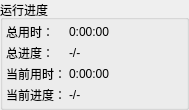
<?xml version="1.0" encoding="UTF-8"?>
<ui version="4.0">
 <class>Form</class>
 <widget class="QWidget" name="Form">
  <property name="geometry">
   <rect>
    <x>0</x>
    <y>0</y>
    <width>189</width>
    <height>97</height>
   </rect>
  </property>
  <property name="windowTitle">
   <string>Form</string>
  </property>
  <layout class="QHBoxLayout" name="horizontalLayout">
   <property name="spacing">
    <number>0</number>
   </property>
   <property name="leftMargin">
    <number>0</number>
   </property>
   <property name="topMargin">
    <number>0</number>
   </property>
   <property name="rightMargin">
    <number>0</number>
   </property>
   <property name="bottomMargin">
    <number>0</number>
   </property>
   <item>
    <widget class="QGroupBox" name="groupBox">
     <property name="title">
      <string>运行进度</string>
     </property>
     <layout class="QGridLayout" name="gridLayout" columnstretch="0,1">
      <property name="leftMargin">
       <number>3</number>
      </property>
      <property name="topMargin">
       <number>3</number>
      </property>
      <property name="rightMargin">
       <number>3</number>
      </property>
      <property name="bottomMargin">
       <number>3</number>
      </property>
      <property name="spacing">
       <number>3</number>
      </property>
      <item row="0" column="0">
       <widget class="QLabel" name="label">
        <property name="text">
         <string>总用时：</string>
        </property>
       </widget>
      </item>
      <item row="0" column="1">
       <widget class="QLabel" name="label_runtime_total">
        <property name="text">
         <string>0:00:00</string>
        </property>
       </widget>
      </item>
      <item row="1" column="0">
       <widget class="QLabel" name="label_3">
        <property name="text">
         <string>总进度：</string>
        </property>
       </widget>
      </item>
      <item row="1" column="1">
       <widget class="QLabel" name="label_schedule_total">
        <property name="text">
         <string>-/-</string>
        </property>
       </widget>
      </item>
      <item row="2" column="0">
       <widget class="QLabel" name="label_5">
        <property name="text">
         <string>当前用时：</string>
        </property>
       </widget>
      </item>
      <item row="2" column="1">
       <widget class="QLabel" name="label_runtime_step">
        <property name="text">
         <string>0:00:00</string>
        </property>
       </widget>
      </item>
      <item row="3" column="0">
       <widget class="QLabel" name="label_7">
        <property name="text">
         <string>当前进度：</string>
        </property>
       </widget>
      </item>
      <item row="3" column="1">
       <widget class="QLabel" name="label_schedule_step">
        <property name="text">
         <string>-/-</string>
        </property>
       </widget>
      </item>
     </layout>
    </widget>
   </item>
  </layout>
 </widget>
 <resources/>
 <connections/>
</ui>
